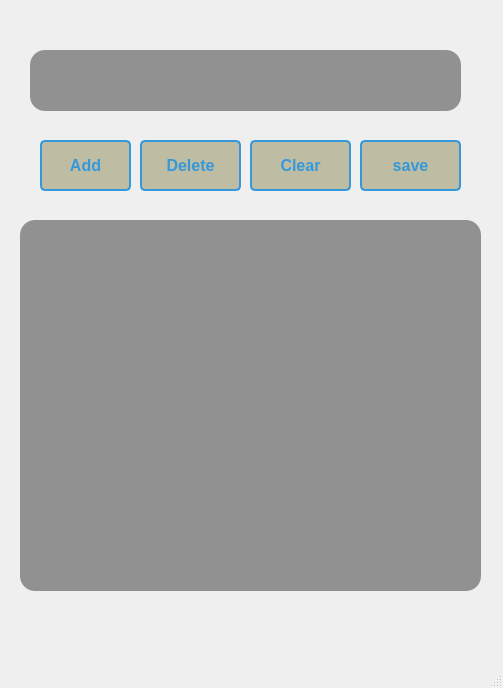
<?xml version="1.0" encoding="UTF-8"?>
<ui version="4.0">
 <class>MainWindow</class>
 <widget class="QMainWindow" name="MainWindow">
  <property name="geometry">
   <rect>
    <x>0</x>
    <y>0</y>
    <width>503</width>
    <height>688</height>
   </rect>
  </property>
  <property name="windowTitle">
   <string>MainWindow</string>
  </property>
  <widget class="QWidget" name="centralwidget">
   <widget class="QLabel" name="label">
    <property name="geometry">
     <rect>
      <x>-20</x>
      <y>-10</y>
      <width>521</width>
      <height>651</height>
     </rect>
    </property>
    <property name="text">
     <string/>
    </property>
    <property name="pixmap">
     <pixmap>../../../Videos/87.jpg</pixmap>
    </property>
    <property name="scaledContents">
     <bool>true</bool>
    </property>
    <property name="wordWrap">
     <bool>true</bool>
    </property>
   </widget>
   <widget class="QPushButton" name="AddpushButton_2">
    <property name="geometry">
     <rect>
      <x>40</x>
      <y>140</y>
      <width>91</width>
      <height>51</height>
     </rect>
    </property>
    <property name="styleSheet">
     <string notr="true">QPushButton {
    background-color: #BEBCA2;
    color: #3498db; /* Text color */
    border: 2px solid #3498db;
    border-radius: 5px;
    padding: 10px 20px;
    font-size: 16px;
    font-weight: bold;
    text-align: center;
    text-decoration: none;
}

QPushButton:hover {
    background-color: #8B4E28; /* Background color on hover */
    color: white; /* Text color on hover */
}
</string>
    </property>
    <property name="text">
     <string>Add</string>
    </property>
   </widget>
   <widget class="QListWidget" name="MylistWidget_2">
    <property name="geometry">
     <rect>
      <x>20</x>
      <y>220</y>
      <width>461</width>
      <height>371</height>
     </rect>
    </property>
    <property name="styleSheet">
     <string notr="true">background-color:rgba(0, 0, 0, 100);
border-radius:15px;
Color :rgb(249, 240, 107)</string>
    </property>
   </widget>
   <widget class="QPushButton" name="ClearpushButton_4">
    <property name="geometry">
     <rect>
      <x>250</x>
      <y>140</y>
      <width>101</width>
      <height>51</height>
     </rect>
    </property>
    <property name="styleSheet">
     <string notr="true">QPushButton {
    background-color: #BEBCA2;
    color: #3498db; /* Text color */
    border: 2px solid #3498db;
    border-radius: 5px;
    padding: 10px 20px;
    font-size: 16px;
    font-weight: bold;
    text-align: center;
    text-decoration: none;
}

QPushButton:hover {
    background-color: #8B4E28; /* Background color on hover */
    color: white; /* Text color on hover */
}
</string>
    </property>
    <property name="text">
     <string>Clear</string>
    </property>
   </widget>
   <widget class="QLineEdit" name="MylineEdit_2">
    <property name="geometry">
     <rect>
      <x>30</x>
      <y>50</y>
      <width>431</width>
      <height>61</height>
     </rect>
    </property>
    <property name="styleSheet">
     <string notr="true">background-color:rgba(0, 0, 0, 100);
border-radius:15px;
Color : #592920;</string>
    </property>
   </widget>
   <widget class="QPushButton" name="DeletepushButton_3">
    <property name="geometry">
     <rect>
      <x>140</x>
      <y>140</y>
      <width>101</width>
      <height>51</height>
     </rect>
    </property>
    <property name="styleSheet">
     <string notr="true">QPushButton {
    background-color: #BEBCA2;
    color: #3498db; /* Text color */
    border: 2px solid #3498db;
    border-radius: 5px;
    padding: 10px 20px;
    font-size: 16px;
    font-weight: bold;
    text-align: center;
    text-decoration: none;
}

QPushButton:hover {
    background-color: #8B4E28; /* Background color on hover */
    color: white; /* Text color on hover */
}
</string>
    </property>
    <property name="text">
     <string>Delete</string>
    </property>
   </widget>
   <widget class="QPushButton" name="SavepushButton_5">
    <property name="geometry">
     <rect>
      <x>360</x>
      <y>140</y>
      <width>101</width>
      <height>51</height>
     </rect>
    </property>
    <property name="styleSheet">
     <string notr="true">QPushButton {
    background-color: #BEBCA2;
    color: #3498db; /* Text color */
    border: 2px solid #3498db;
    border-radius: 5px;
    padding: 10px 20px;
    font-size: 16px;
    font-weight: bold;
    text-align: center;
    text-decoration: none;
}

QPushButton:hover {
    background-color: #8B4E28; /* Background color on hover */
    color: white; /* Text color on hover */
}
</string>
    </property>
    <property name="text">
     <string>save</string>
    </property>
   </widget>
  </widget>
  <widget class="QMenuBar" name="menubar">
   <property name="geometry">
    <rect>
     <x>0</x>
     <y>0</y>
     <width>503</width>
     <height>26</height>
    </rect>
   </property>
  </widget>
  <widget class="QStatusBar" name="statusbar"/>
 </widget>
 <resources/>
 <connections/>
</ui>
